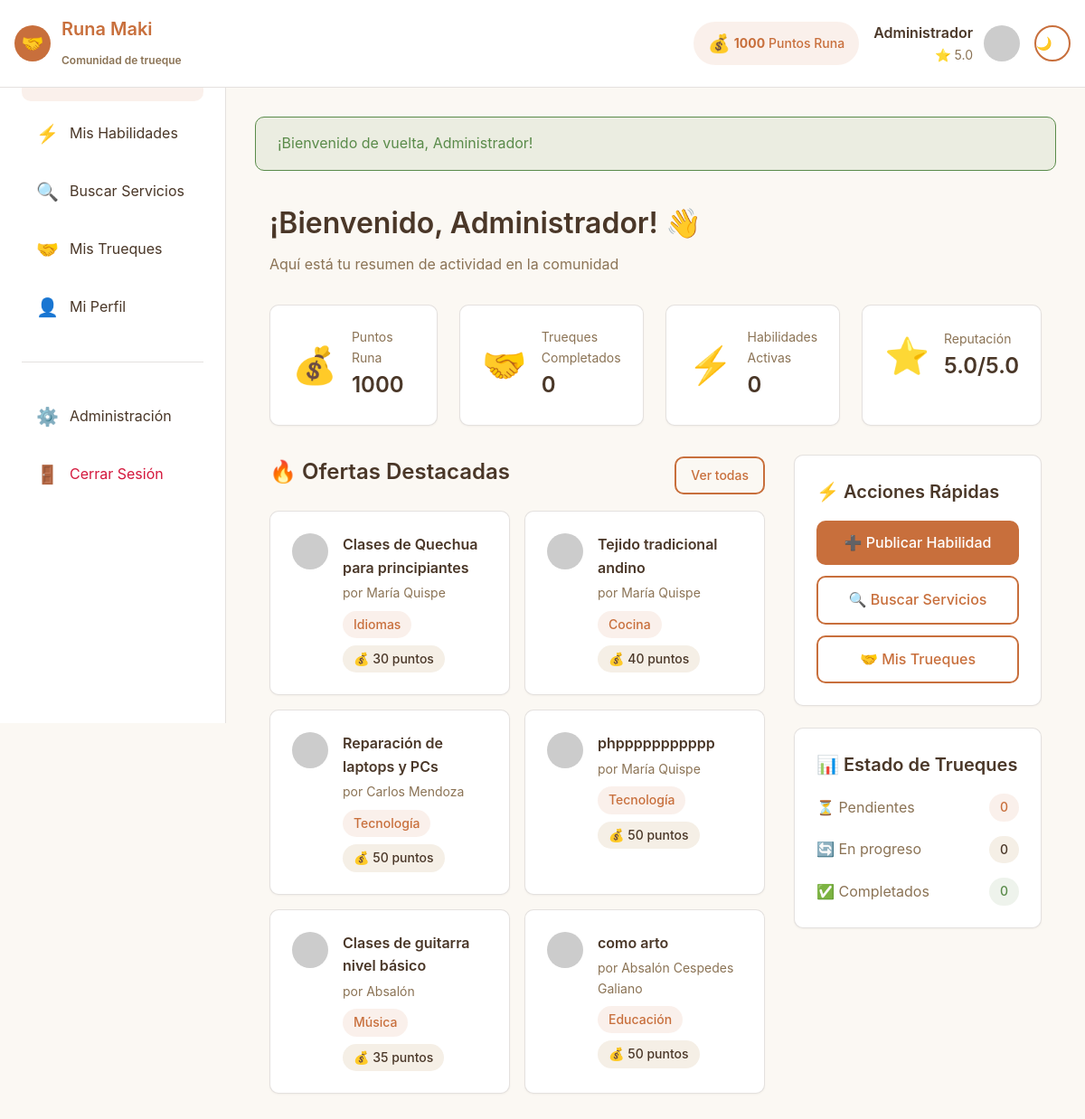
The app's page /index.php?page=dashboard (signed in) with its own data.
### tables this page shows
CREATE TABLE `usuarios` (
  `id` int(11) NOT NULL,
  `nombre` varchar(100) NOT NULL,
  `email` varchar(100) NOT NULL,
  `password_hash` varchar(255) NOT NULL,
  `avatar` varchar(255) DEFAULT NULL,
  `puntos_runa` int(11) DEFAULT 100,
  `reputacion` decimal(3,2) DEFAULT 5.00,
  `nivel` varchar(50) DEFAULT 'Principiante',
  `estado` enum('activo','suspendido','inactivo') DEFAULT 'activo',
  `rol` enum('usuario','admin') DEFAULT 'usuario',
  `ubicacion` varchar(100) DEFAULT 'Cusco, Perú',
  `fecha_registro` timestamp NOT NULL DEFAULT current_timestamp(),
  `ultima_conexion` timestamp NULL DEFAULT NULL
);

CREATE TABLE `habilidades` (
  `id` int(11) NOT NULL,
  `usuario_id` int(11) NOT NULL,
  `categoria_id` int(11) NOT NULL,
  `titulo` varchar(150) NOT NULL,
  `descripcion` text NOT NULL,
  `horas_ofrecidas` int(11) NOT NULL,
  `puntos_sugeridos` int(11) NOT NULL,
  `imagen` varchar(255) DEFAULT NULL,
  `estado` enum('pendiente','aprobado','rechazado') DEFAULT 'aprobado',
  `visitas` int(11) DEFAULT 0,
  `fecha_creacion` timestamp NOT NULL DEFAULT current_timestamp(),
  `fecha_actualizacion` timestamp NOT NULL DEFAULT current_timestamp() ON UPDATE current_timestamp()
);

CREATE TABLE `categorias` (
  `id` int(11) NOT NULL,
  `nombre` varchar(50) NOT NULL,
  `descripcion` text DEFAULT NULL,
  `icono` varchar(50) DEFAULT NULL,
  `color` varchar(20) DEFAULT NULL,
  `activo` tinyint(1) DEFAULT 1,
  `fecha_creacion` timestamp NOT NULL DEFAULT current_timestamp()
);

### helpers/functions.php (called while the page is built, shortened)
<?php
function getCurrentUserId() {
    return $_SESSION['usuario_id'] ?? null;
}
function view($viewName, $data = []) {
    extract($data);
    require_once ROOT_PATH . "/views/{$viewName}.php";
}
function e($string) {
    return htmlspecialchars((string)$string, ENT_QUOTES, 'UTF-8');
}

### controllers/DashboardController.php (called while the page is built, shortened)
<?php
class DashboardController {
    private $usuarioModel;
    private $habilidadModel;
    private $truequeModel;
    private $categoriaModel;
    public function __construct() {
        $this->usuarioModel = new Usuario();
        $this->habilidadModel = new Habilidad();
        $this->truequeModel = new Trueque();
        $this->categoriaModel = new Categoria();
    }
    public function index() {
        $usuarioId = getCurrentUserId();
        $usuario = $this->usuarioModel->obtenerPorId($usuarioId);
        $estadisticas = $this->usuarioModel->obtenerEstadisticas($usuarioId);
        $ofertasDestacadas = $this->habilidadModel->obtenerDestacadas(8);
        $truequesRecientes = $this->truequeModel->listarPorUsuario($usuarioId);
        $truequesRecientes = array_slice($truequesRecientes, 0, 5);
        $truequesPendientes = $this->truequeModel->contarPorEstado($usuarioId, 'pendiente');
        $truequesActivos = $this->truequeModel->contarPorEstado($usuarioId, 'aceptado');
        $truequesCompletados = $this->truequeModel->contarPorEstado($usuarioId, 'completado');
        $categorias = $this->categoriaModel->listarTodas();
        $data = [
            'usuario' => $usuario,
            'estadisticas' => $estadisticas,
            'ofertas_destacadas' => $ofertasDestacadas,
            'trueques_recientes' => $truequesRecientes,
            'trueques_pendientes' => $truequesPendientes,
            'trueques_activos' => $truequesActivos,
            'trueques_completados' => $truequesCompletados,
            'categorias' => $categorias
        ];
        view('dashboard/index', $data);
    }
}

### config/config.php (called while the page is built, shortened)
<?php
spl_autoload_register(function ($class) {
    $paths = [
        ROOT_PATH . '/models/',
        ROOT_PATH . '/controllers/',
        ROOT_PATH . '/config/'
    ];
    foreach ($paths as $path) {
        $file = $path . $class . '.php';
        if (file_exists($file)) {
            return;
        }
    }
});
require_once ROOT_PATH . '/helpers/functions.php';

### config/database.php (called while the page is built, shortened)
<?php
class Database {
    private static $instance = null;
    private $connection;
    private $host = 'localhost';
    private $database = 'runamaki';
    private $username = 'root';
    private $password = '';
    private $charset = 'utf8mb4';
    private function __construct() {
        try {
            $dsn = "mysql:host={$this->host};dbname={$this->database};charset={$this->charset}";
            $options = [
                PDO::ATTR_ERRMODE            => PDO::ERRMODE_EXCEPTION,
                PDO::ATTR_DEFAULT_FETCH_MODE => PDO::FETCH_ASSOC,
                PDO::ATTR_EMULATE_PREPARES   => true,
            ];
            $this->connection = new PDO($dsn, $this->username, $this->password, $options);
        } catch (PDOException $e) {
            die("Error de conexión a la base de datos: " . $e->getMessage());
        }
    }
    public static function getInstance() {
        if (self::$instance === null) {
            self::$instance = new self();
        }
        return self::$instance;
    }
    public function getConnection() {
        return $this->connection;
    }
}

### models/Usuario.php (called while the page is built, shortened)
<?php
class Usuario {
    private $conn;
    public function __construct() {
        $this->db = Database::getInstance();
        $this->conn = $this->db->getConnection();
    }
    public function obtenerPorId($id) {
        $sql = "SELECT u.*,
                COUNT(DISTINCT t.id) as total_trueques,
                COUNT(DISTINCT h.id) as total_habilidades
                FROM usuarios u
                LEFT JOIN trueques t ON (t.usuario_ofrece_id = u.id OR t.usuario_recibe_id = u.id)
                                     AND t.estado = 'completado'
                LEFT JOIN habilidades h ON h.usuario_id = u.id AND h.estado = 'aprobado'
                WHERE u.id = :id
                GROUP BY u.id";
        $stmt = $this->conn->prepare($sql);
        $stmt->bindParam(':id', $id);
        $stmt->execute();
        return $stmt->fetch();
    }
    public function obtenerEstadisticas($usuarioId) {
        $sql = "SELECT
                (SELECT COUNT(*) FROM trueques
                 WHERE (usuario_ofrece_id = :usuario_id OR usuario_recibe_id = :usuario_id)
                 AND estado = 'completado') as trueques_completados,
                (SELECT COUNT(*) FROM habilidades
                 WHERE usuario_id = :usuario_id AND estado = 'aprobado') as habilidades_activas,
                (SELECT COUNT(DISTINCT ul.logro_id) FROM usuarios_logros ul
                 WHERE ul.usuario_id = :usuario_id) as logros_obtenidos,
                (SELECT SUM(cantidad) FROM transacciones_puntos
                 WHERE usuario_id = :usuario_id AND tipo = 'ganado') as puntos_ganados_total,
                (SELECT SUM(cantidad) FROM transacciones_puntos
                 WHERE usuario_id = :usuario_id AND tipo = 'gastado') as puntos_gastados_total";
        $stmt = $this->conn->prepare($sql);
        $stmt->bindParam(':usuario_id', $usuarioId);
        $stmt->execute();
        return $stmt->fetch();
    }
}

### models/Habilidad.php (called while the page is built, shortened)
<?php
class Habilidad {
    private $conn;
    public function __construct() {
        $this->db = Database::getInstance();
        $this->conn = $this->db->getConnection();
    }
    public function obtenerDestacadas($limit = 8) {
        $sql = "SELECT h.*, c.nombre as categoria_nombre, c.icono as categoria_icono,
                u.nombre as usuario_nombre, u.reputacion as usuario_reputacion, u.avatar
                FROM habilidades h
                INNER JOIN categorias c ON h.categoria_id = c.id
                INNER JOIN usuarios u ON h.usuario_id = u.id
                WHERE h.estado = 'aprobado'
                ORDER BY h.visitas DESC, h.fecha_creacion DESC
                LIMIT :limit";
        $stmt = $this->conn->prepare($sql);
        $stmt->bindParam(':limit', $limit, PDO::PARAM_INT);
        $stmt->execute();
        return $stmt->fetchAll();
    }
}

### views/dashboard/index.php (the view, shortened to what this page needs)
<?php
require_once ROOT_PATH . '/views/layout/header.php';
?>
<div class="container">
    <div style="margin-bottom: 2rem;">
        <h1>¡Bienvenido, <?= e($usuario['nombre'] ?? 'Invitado') ?>! 👋</h1>
        <p class="text-muted">Aquí está tu resumen de actividad en la comunidad</p>
    </div>
    <div class="grid grid-cols-4" style="margin-bottom: 2rem;">
        <div class="card">
            <div style="display: flex; align-items: center; gap: 1rem;">
                <div style="font-size: 2.5rem;">💰</div>
                <div>
                    <div class="text-sm text-muted">Puntos Runa</div>
                    <div style="font-size: 1.5rem; font-weight: 600;"><?= isset($usuario['puntos_runa']) ? (int)$usuario['puntos_runa'] : 0 ?></div>
                </div>
            </div>
        </div>
        <div class="card">
            <div style="display: flex; align-items: center; gap: 1rem;">
                <div style="font-size: 2.5rem;">🤝</div>
                <div>
                    <div class="text-sm text-muted">Trueques Completados</div>
                    <div style="font-size: 1.5rem; font-weight: 600;"><?= $estadisticas['trueques_completados'] ?? 0 ?></div>
                </div>
            </div>
        </div>
        <div class="card">
            <div style="display: flex; align-items: center; gap: 1rem;">
                <div style="font-size: 2.5rem;">⚡</div>
                <div>
                    <div class="text-sm text-muted">Habilidades Activas</div>
                    <div style="font-size: 1.5rem; font-weight: 600;"><?= $estadisticas['habilidades_activas'] ?? 0 ?></div>
                </div>
            </div>
        </div>
        <div class="card">
            <div style="display: flex; align-items: center; gap: 1rem;">
                <div style="font-size: 2.5rem;">⭐</div>
                <div>
                    <div class="text-sm text-muted">Reputación</div>
                    <div style="font-size: 1.5rem; font-weight: 600;"><?= number_format((float)($usuario['reputacion'] ?? 0.0), 1) ?>/5.0</div>
                </div>
            </div>
        </div>
    </div>
    <div class="grid" style="grid-template-columns: 2fr 1fr; gap: 2rem;">
        <div>
            <div style="display: flex; justify-content: space-between; align-items: center; margin-bottom: 1rem;">
                <h2>🔥 Ofertas Destacadas</h2>
                <a href="index.php?page=buscar" class="btn btn-sm btn-outline">Ver todas</a>
            </div>
            <?php if (empty($ofertas_destacadas)): ?>
                <div class="card text-center" style="padding: 3rem;">
                    <div style="font-size: 3rem; margin-bottom: 1rem;">🔍</div>
                    <p class="text-muted">No hay ofertas disponibles por el momento</p>
                    <a href="index.php?page=habilidades" class="btn btn-primary mt-4">Publica tu primera habilidad</a>
                </div>
            <?php else: ?>
                <div class="grid grid-cols-2" style="gap: 1rem;">
                    <?php foreach ($ofertas_destacadas as $oferta): ?>
                    <div class="card" style="cursor: pointer;" onclick="window.location='index.php?page=habilidad-detalle&id=<?= $oferta['id'] ?>'">
                        <div style="display: flex; gap: 1rem;">
                            <img
                                src="https://ui-avatars.com/api/?name=<?= urlencode($oferta['usuario_nombre']) ?>&background=C86F3C&color=fff"
                                alt="Avatar"
                                class="avatar"
                            >
                            <div style="flex: 1;">
                                <h4 style="margin-bottom: 0.25rem;"><?= e($oferta['titulo']) ?></h4>
                                <p class="text-sm text-muted" style="margin-bottom: 0.5rem;">
                                    por <?= e($oferta['usuario_nombre']) ?>
                                </p>
                                <div style="display: flex; gap: 0.5rem; flex-wrap: wrap;">
                                    <span class="badge badge-primary">
                                        <?= $oferta['categoria_nombre'] ?>
                                    </span>
                                    <span class="badge">
                                        💰 <?= $oferta['puntos_sugeridos'] ?> puntos
                                    </span>
                                </div>
                            </div>
                        </div>
                    </div>
                    <?php endforeach; ?>
                </div>
            <?php endif; ?>
        </div>
        <div>
            <div class="card" style="margin-bottom: 1.5rem;">
                <h3 style="margin-bottom: 1rem;">⚡ Acciones Rápidas</h3>
                <div style="display: flex; flex-direction: column; gap: 0.75rem;">
                    <a href="index.php?page=habilidades" class="btn btn-primary" style="width: 100%; justify-content: center;">
                        ➕ Publicar Habilidad
                    </a>
                    <a href="index.php?page=buscar" class="btn btn-outline" style="width: 100%; justify-content: center;">
                        🔍 Buscar Servicios
                    </a>
                    <a href="index.php?page=trueques" class="btn btn-outline" style="width: 100%; justify-content: center;">
                        🤝 Mis Trueques
                    </a>
                </div>
            </div>
            <div class="card">
                <h3 style="margin-bottom: 1rem;">📊 Estado de Trueques</h3>
                <div style="display: flex; flex-direction: column; gap: 1rem;">
                    <div style="display: flex; justify-content: space-between; align-items: center;">
                        <span class="text-muted">⏳ Pendientes</span>
                        <span class="badge badge-primary"><?= $trueques_pendientes ?></span>
                    </div>
                    <div style="display: flex; justify-content: space-between; align-items: center;">
                        <span class="text-muted">🔄 En progreso</span>
                        <span class="badge"><?= $trueques_activos ?></span>
                    </div>
                    <div style="display: flex; justify-content: space-between; align-items: center;">
                        <span class="text-muted">✅ Completados</span>
                        <span class="badge badge-success"><?= $trueques_completados ?></span>
                    </div>
                </div>
            </div>
        </div>
    </div>
</div>
<?php require_once ROOT_PATH . '/views/layout/footer.php'; ?>

### records on screen
usuarios: nombre "Administrador", puntos_runa "1000", reputacion "5.0"
habilidades: titulo "Clases de Quechua para principiantes", usuario.nombre "María Quispe", categoria.nombre "Idiomas", puntos_sugeridos "30"
habilidades: titulo "Tejido tradicional andino", usuario.nombre "María Quispe", categoria.nombre "Cocina", puntos_sugeridos "40"
habilidades: titulo "Reparación de laptops y PCs", usuario.nombre "Carlos Mendoza", categoria.nombre "Tecnología", puntos_sugeridos "50"
habilidades: titulo "phppppppppppp", usuario.nombre "María Quispe", categoria.nombre "Tecnología", puntos_sugeridos "50"
habilidades: titulo "Clases de guitarra nivel básico", usuario.nombre "Absalón", categoria.nombre "Música", puntos_sugeridos "35"
habilidades: titulo "como arto", usuario.nombre "Absalón Cespedes Galiano", categoria.nombre "Educación", puntos_sugeridos "50"

### other values on screen
$_SESSION['puntos_runa'] "1000"
$_SESSION['nombre'] "Administrador"
$_SESSION['reputacion'] "5.0"
$flash['message'] "¡Bienvenido de vuelta, Administrador!"
$estadisticas['trueques_completados'] "0"
$estadisticas['habilidades_activas'] "0"
$trueques_pendientes "0"
$trueques_activos "0"
$trueques_completados "0"
